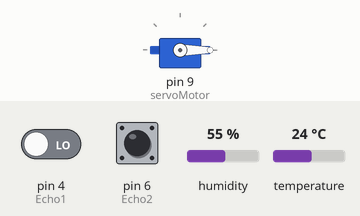
This sketch was run on a simulated Arduino Uno, built with avr-gcc and run on an emulated ATmega328P. On the bench: servo. The inputs (shaded band) are chosen by the test bench; at power-on: pin 6 (Echo2) LOW, pin 4 (Echo1) LOW, humidity 55 %, temperature 24 °C.

Above: at 1.3 s.
1.4 s: pin 6 (Echo2) pulsed HIGH 2 times (0.12 s each, 0.3 s apart)
At 6.0 s:
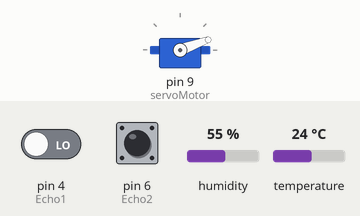
At 11.2 s:
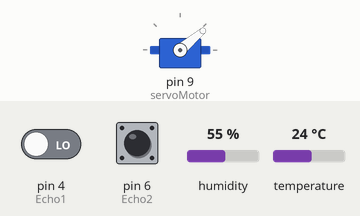
Timing chart, 0 to 44.1 s (numbered marks = the images above; inputs shaded):
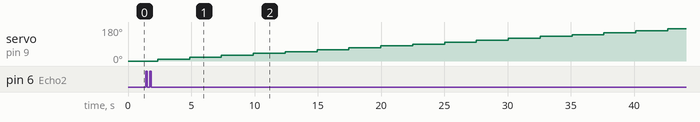

The sketch:

V3T.ino
```cpp
#include <DHT.h>
#include <Servo.h>
#include <SoftwareSerial.h>

SoftwareSerial mySerial(11, 10); // RX, TX (azul, naranja)
Servo servoMotor;

//Pines
#define DHTPIN 13
int Trig1 = 3;
int Echo1 = 4;
int Trig2 = 5;
int Echo2 = 6;

//Variables Ambiente
#define DHTTYPE DHT11
unsigned long tiempoAmb=0; //Temporizador de ambiente

//Variables ditsancia
int inc=0;
int cambio=1;//Nos servirá para rotar el servo en los dos sentidos
const float VelSon = 34000.0;// Constante velocidad sonido en cm/s
float d1, d2;
unsigned long tiempoDist=0; //Temporizador del servo


DHT dht(DHTPIN, DHTTYPE);
void setup() {
  //Serial
  Serial.begin(9600);
  mySerial.begin(9600);
  //Ambiente
  dht.begin();
  //Distancia
  pinMode(Trig1, OUTPUT);
  pinMode(Echo1, INPUT);
  pinMode(Trig2, OUTPUT);
  pinMode(Echo2, INPUT);
  servoMotor.attach(9);
  servoMotor.write(0);
}
void ambiente(){
  float h = dht.readHumidity();
  float t = dht.readTemperature();
  mySerial.print("Amb ");
  mySerial.print(t);
  mySerial.print(" ");
  mySerial.println(h);
}
void radar(int *inc){
  //En qué sentido gira el servo
  if (*inc==180){
    cambio = -1;
  }
  if (*inc==0){
    cambio = 1;
  }

  servoMotor.write(*inc);
  digitalWrite(Trig1, LOW);
  digitalWrite(Trig1, HIGH);
  unsigned long tiempo1 = pulseIn(Echo1, HIGH);
  d1 = tiempo1 * 0.000001 * VelSon / 2; //Fórmula para calcular la distancia en cm

  digitalWrite(Trig2, LOW);
  digitalWrite(Trig2, HIGH);
  unsigned long tiempo2 = pulseIn(Echo2, HIGH);
  d2 = tiempo2 * 0.000001 * VelSon / 2; //Fórmula para calcular la distancia en cm
  mySerial.print("Dis ");
  mySerial.print(d1);
  mySerial.print(" ");
  mySerial.print(*inc);
  mySerial.print(" ");
  mySerial.println(d2);
  *inc=*inc+10*cambio; //Cambiamos la inclinación en 10 grados en el sentido que nos indique el cambio
}

void loop() {
  //Ambiente
  if (millis()-tiempoAmb>=1000){
    ambiente();
    tiempoAmb=millis();
  }
  //Servo
  if (millis()-tiempoDist>=500){
    radar(&inc);
    tiempoDist=millis();
  }
}
```
